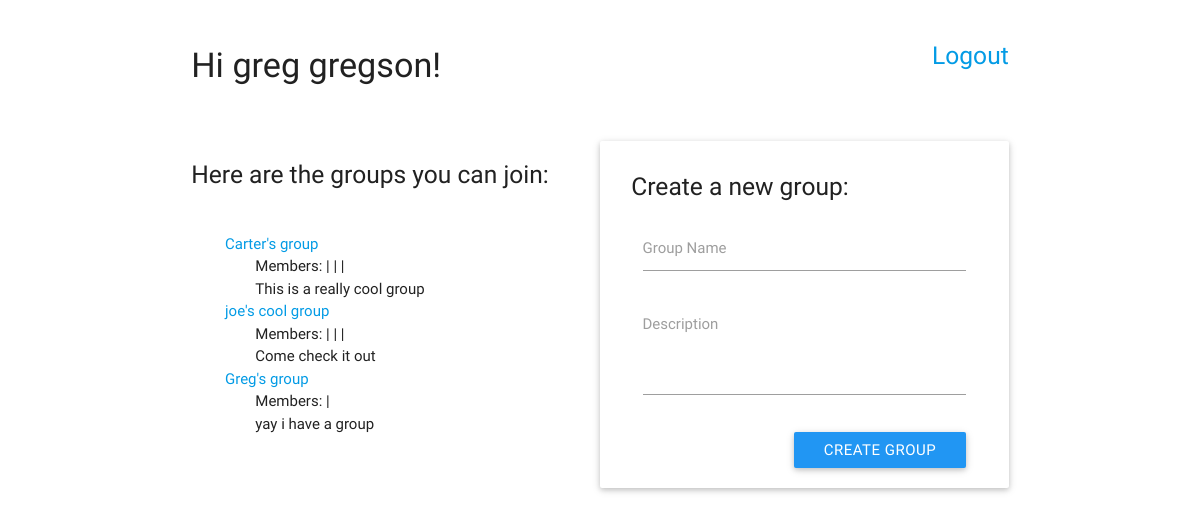
The page /groups/ (signed in) on the database its author committed.
### apps/groups/models.py (models this page shows)
class User(models.Model):
	first_name = models.CharField(max_length=60)
	last_name = models.CharField(max_length=60)
	username = models.CharField(max_length=60)
	password = models.CharField(max_length=60)
	created_at = models.DateField(default=timezone.now())

class Group(models.Model):
	name = models.CharField(max_length=60)
	description = models.CharField(max_length=100)
	created_by = models.ForeignKey(User)
	created_at = models.DateField(default=timezone.now())

class Member(models.Model):
	user = models.ForeignKey(User)
	group = models.ForeignKey(Group)

### apps/groups/views.py (the view)
# urls.py: url(r'^groups/$', views.multiOrganizer, name='index'),
def multiOrganizer(request):
	if request.method == 'POST':
		print 'create'
		user = User.objects.get(id = request.session['user'])
		group = Group(name = request.POST['name'], description = request.POST['description'], created_by = user)
		print group
		group.save()
		group = Group.objects.get(name = request.POST['name'], description = request.POST['description'], created_by = user)
		print group.id
		members = Member(user = user, group = group)
		members.save()
		return redirect('/groups/')
	else:
		print 'get'
		if 'user' not in request.session:
			return redirect('/')
		members = Member.objects.all()
		user = User.objects.get(id = request.session['user'])
		groups = Group.objects.all()
		context = {
			'user': user,
			'groups': groups,
			'members': members,
			'counter': '|',
		}
		return render(request, 'groups/index.html', context)

### apps/groups/templates/groups/index.html (shortened to what this page needs)
<!DOCTYPE html>
<html>
<head>
	<link rel="stylesheet" type="text/css" href="/static/groups/assets/css/materialize.min.css">
</head>
<body>
<div class="container section">
	<div class="row">
		<div class="row section">
			<h4 class="col s6 left-align">Hi {{ user.first_name }} {{ user.last_name }}!</h4>
			<a href="/users/logout" class="col s6 right-align"><h5>Logout</h5></a>
		</div>
		<div class="col s6">
			<div class="row section">
					<h5>Here are the groups you can join:</h5>
			</div>
			{% for group in groups %}
				<div class="col s12">
					<a href="/groups/{{group.id}}" class="col s12">{{ group.name }}</a>
					<span class="col s11 offset-s1">Members:
						{% for member in members %}
							{% if member.group == group %}
								{{ counter }}
							{% endif %}
						{% endfor %}
					</span>
					<span class="col s11 offset-s1">{{ group.description }}</span>
				</div>
			{% endfor %}
		</div>
		<form action="/groups/" method="post" class="col s6 card">
			<div class="card-content">
				<h5>Create a new group:</h5>
				<div class="input-field col s12">
					<input type="text" name="name" id="name">
					<label for="name">Group Name</label>
				</div>
				<div class="input-field col s12">
					<textarea name="description" id="description" class="materialize-textarea"></textarea>
					<label for="description">Description</label>
				</div>
				<div class="input-field col s12 right-align row">
					<button class="btn blue">Create Group</button>
				</div>
			</div>
		</form>
	</div>
</div>
</body>
</html>

### rows shown on the page
User: first_name "greg", last_name "gregson"
Group: name "Carter's group", description "This is a really cool group"
Member: counter "|"
Member: counter "|"
Member: counter "|"
Group: name "joe's cool group", description "Come check it out"
Member: counter "|"
Member: counter "|"
Member: counter "|"
Group: name "Greg's group", description "yay i have a group"
Member: counter "|"
